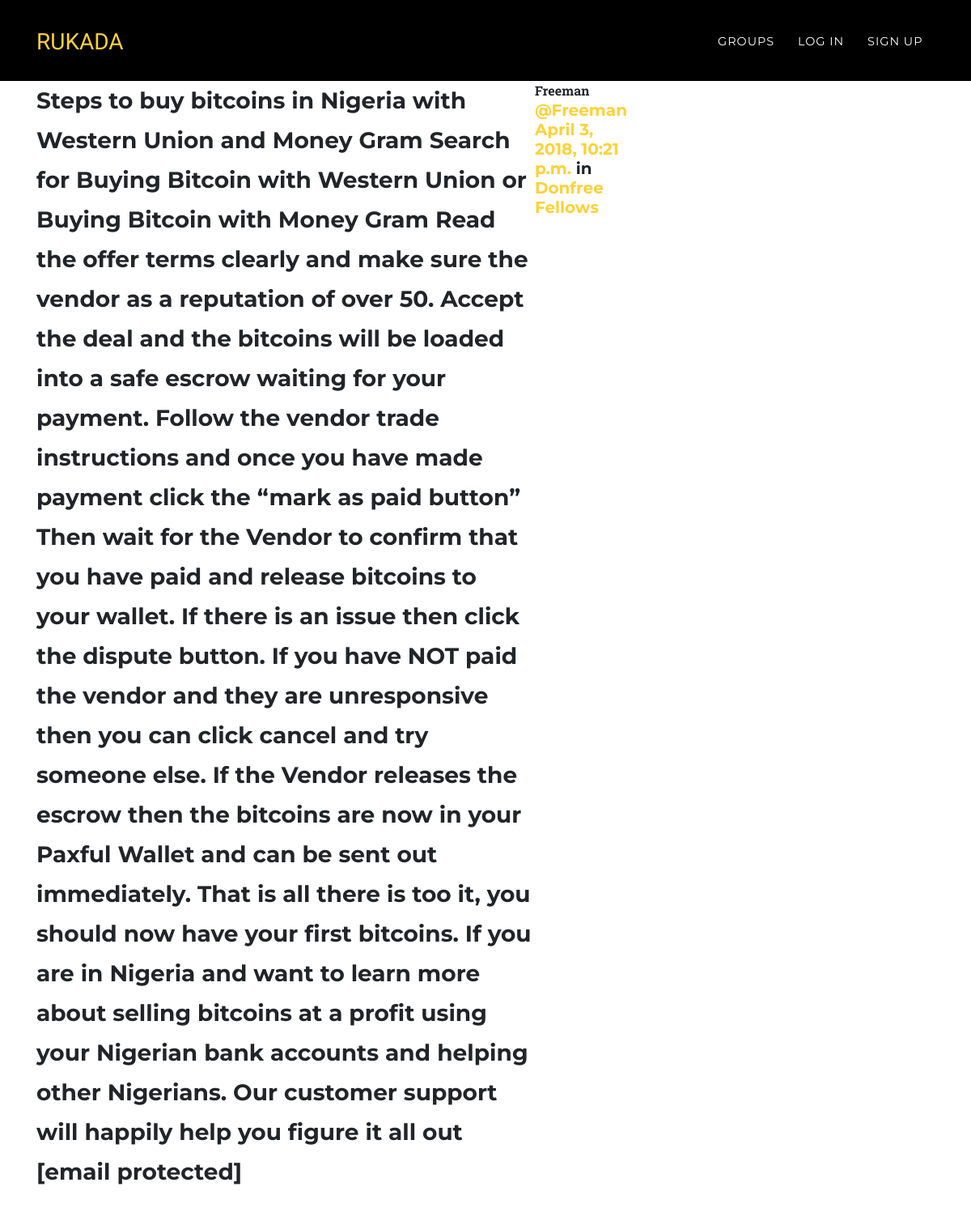
Page /posts/by/Freeman/2/ on the committed database.
### posts/models.py (models this page shows, shortened)
class Post(models.Model):
    user = models.ForeignKey(User, related_name="posts")
    created_at = models.DateTimeField(auto_now=True)
    message = models.TextField()
    message_html = models.TextField(editable=False)
    group = models.ForeignKey(Group, related_name="posts",null=True, blank=True)
    class Meta:
        ordering = ["-created_at"]
        unique_together = ["user", "message"]

### groups/models.py (models this page shows, shortened)
class Group(models.Model):
    name = models.CharField(max_length=255, unique=True)
    slug = models.SlugField(allow_unicode=True, unique=True)
    description = models.TextField(blank=True, default='')
    description_html = models.TextField(editable=False, default='', blank=True)
    members = models.ManyToManyField(User,through="GroupMember")
    class Meta:
        ordering = ["name"]

### posts/views.py (the view)
# urls.py: url(r"by/(?P<username>[-\w]+)/(?P<pk>\d+)/$",views.PostDetail.as_view(),name="single"),
class PostDetail(SelectRelatedMixin, generic.DetailView):
    model = models.Post
    select_related = ("user", "group")
    def get_queryset(self):
        queryset = super().get_queryset()
        return queryset.filter(
            user__username__iexact=self.kwargs.get("username")
        )

### posts/templates/posts/post_detail.html
{% extends "posts/post_base.html" %}
{% block post_content %}
<div class="col-md-8">
    {% include "posts/_post.html" %}
</div>
{% endblock %}

### posts/templates/posts/_post.html (shortened to what this page needs)
<div class="post media">
	<h3>{{ post.message_html|safe }}</h3>
	<div class="media-body">
		<strong>{{ post.user.username }}</strong>
		<h5 class="media-heading">
			<span class="username"><a href="{% url 'posts:for_user' username=post.user.username %}">@{{ post.user.username }}</a></span>
			<time class="time"><a href="{% url 'posts:single' username=post.user.username pk=post.pk %}">{{ post.created_at }}</a></time>
			{% if post.group %}
			<span class="group-name">in <a href="#">{{ post.group.name }}</a></span>
			{% endif %}
		</h5>
	</div>
</div>

### rows in the picture
Post: message_html "Steps to buy bitcoins in Nigeria with Western Union and Money Gram Search for Buying Bitcoin with Western Union or Buying Bitcoin with Money Gram Read the offer terms clearly and make sure the vendor as a reputation of over 50. Accept the deal and the bitcoins will be loaded into a safe escrow waiting for your payment. Follow the vendor trade instructions and once you have made payment click the “mark as paid button” Then wait for the Vendor to confirm that you have paid and release bitcoins to your wallet. If there is an issue then click the dispute button. If you have NOT paid the vendor and they are unresponsive then you can click cancel and try someone else. If the Vendor releases the…", user.username "Freeman", created_at "April 3, 2018, 10:21 p.m.", group.name "Donfree Fellows"
